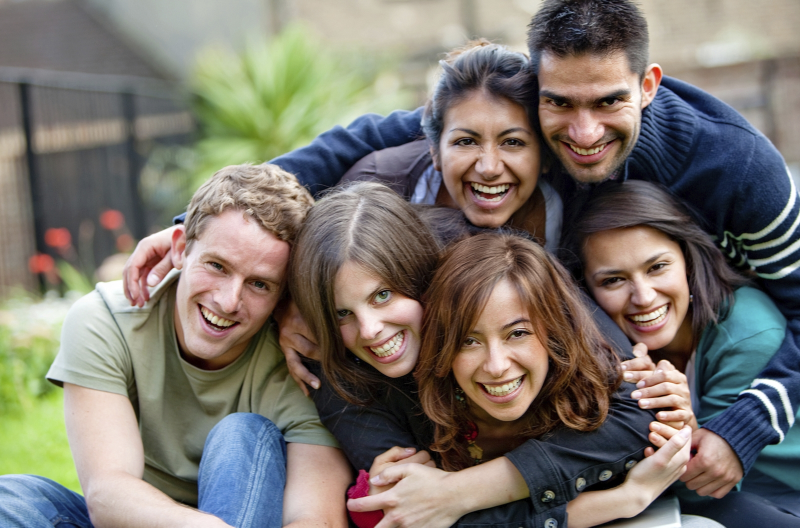
#> input picture Lecture_13/faces_2.jpg, 1600 x 1055 px (shown at 1/2 size)
$ python video.py
#> lines starting #> are read from the running program, lines starting #| are printed output that depends on the picture; after the words box and inside, x2 and y2 are one past the last pixel; in counts of white or black regions, pixels touching at a corner belong together
import cv2

face_cascades = cv2.CascadeClassifier(cv2.data.haarcascades + "haarcascade_frontalface_default.xml")

img = cv2.imread('faces_2.jpg')
#> img is the input picture: shape (1055, 1600, 3); mean B, G, R 109.1, 117.1, 122.7
img_gray = cv2.cvtColor(img,cv2.COLOR_BGR2GRAY)
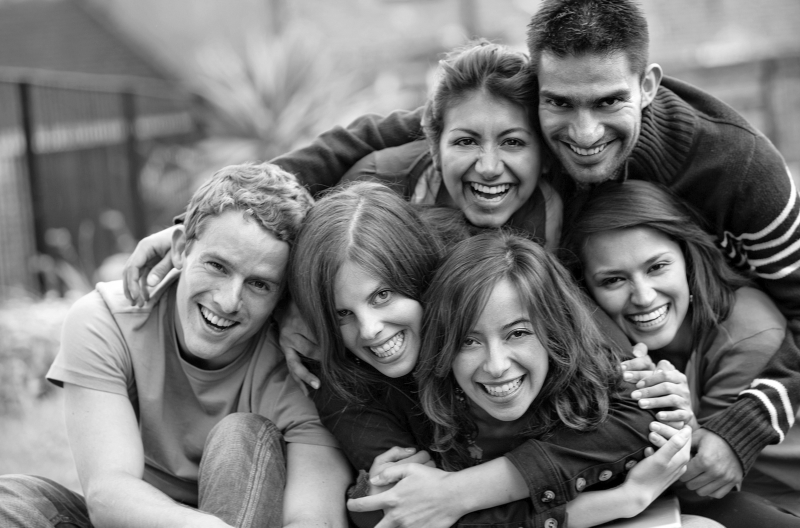
#> img_gray: shape (1055, 1600) (shown at 1/2 size); min 0, max 255, mean 117.9

faces = face_cascades.detectMultiScale(img_gray)
#> faces = [[7, 718, 45, 45], [3, 749, 52, 52], [533, 361, 84, 84], [879, 587, 234, 234], [857, 189, 241, 241], [1159, 456, 233, 233], [1047, 117, 246, 246]]

for (x,y,w,h) in faces:
    cv2.rectangle(img,(x,y),(x+w,y+h),(0,0,255),2)
#> this loop made 7 passes
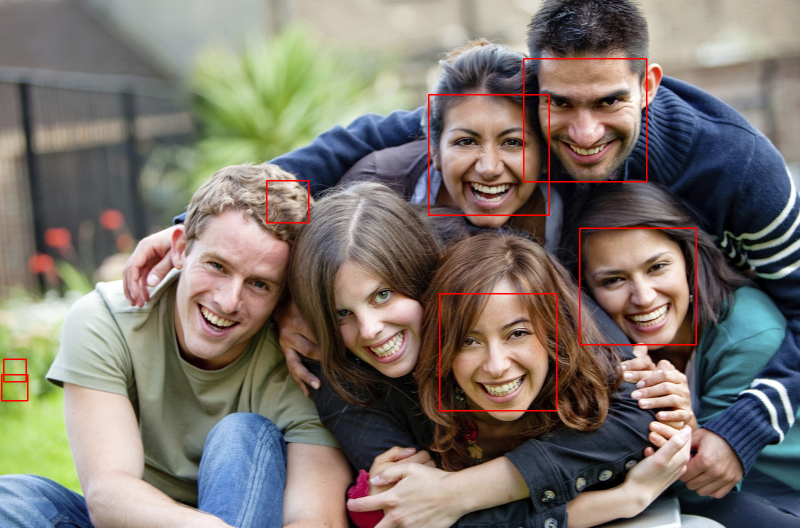
#> img: shape (1055, 1600, 3) (shown at 1/2 size); 0.8% of pixels changed, all inside (x1, y1, x2, y2) = (2, 116, 1394, 823)

img = cv2.resize(img, (1000,500))
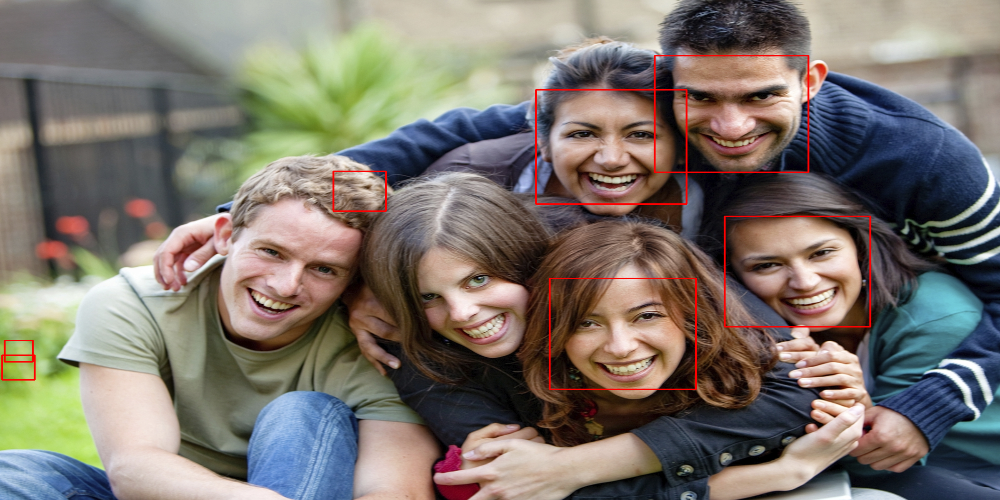
#> img: shape (500, 1000, 3); mean B, G, R 108.4, 116.3, 123.8
cv2.imshow('Result',img)
cv2.waitKey(0)

# [11 lines of commented-out code are left out]
